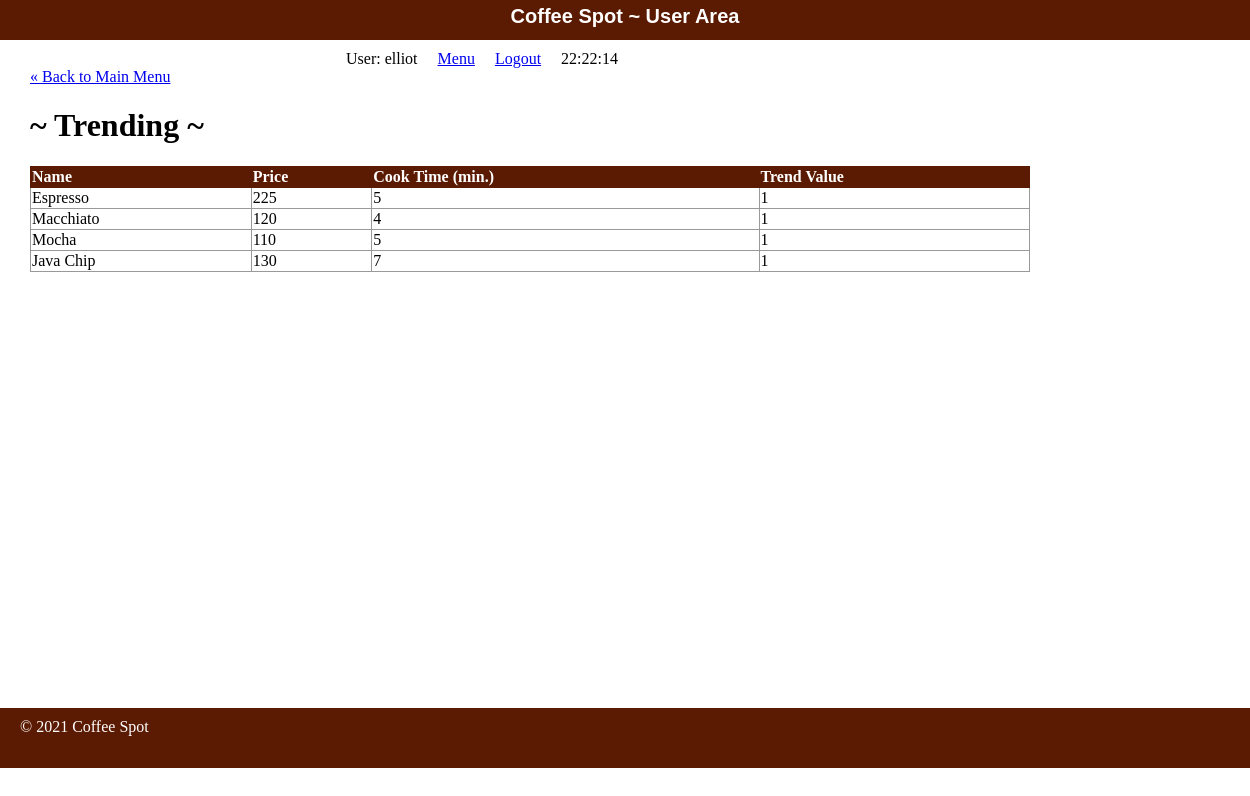
Screenshot of /user/trending/index.php (signed in) with the database file from the repository.
### tables this page shows
CREATE TABLE coffee (
  coffee_id int NOT NULL AUTO_INCREMENT,
  coffee_name varchar(255) NOT NULL,
  coffee_price int NOT NULL,
  cook_time int NOT NULL,
  trend_val int NOT NULL,
  PRIMARY KEY (coffee_id),
  KEY index_coffee_name (coffee_name)
);

### user/shared/functions.php (called while the page is built, shortened)
<?php
function url_for($script_path) {
  return WWW_USER . $script_path;
}
function h($string="") {
  return htmlspecialchars($string);
}
?>

### user/shared/query_functions.php (called while the page is built, shortened)
<?php
  function find_all_trending($options=[]) {
    global $db;
    $sql = "SELECT * FROM coffee ";
    $sql .= "ORDER BY trend_val DESC ";
    $sql .= "LIMIT 5";
    $result = mysqli_query($db, $sql);
    return $result;
  }
?>

### user/trending/index.php (the view, shortened to what this page needs)
<?php
  $trending_set = find_all_trending();
?>
<?php include(SHARED_PATH . '/user_header.php'); ?>
<div id="content">
  <a class="back-link" href="<?php echo url_for('/index.php'); ?>">&laquo; Back to Main Menu</a>
  <div class="pages listing">
    <h1>~ Trending ~</h1>
  	<table class="list">
  	  <tr>
        <th>Name</th>
        <th>Price</th>
        <th>Cook Time (min.)</th>
  	    <th>Trend Value</th>
  	  </tr>
      <?php while($coffee = mysqli_fetch_assoc($trending_set)) { ?>
        <tr>
          <td><?php echo h($coffee['coffee_name']); ?></td>
          <td><?php echo h($coffee['coffee_price']); ?></td>
    	    <td><?php echo h($coffee['cook_time']); ?></td>
          <td><?php echo h($coffee['trend_val']); ?></td>
    	  </tr>
      <?php } ?>
  	</table>
  </div>
</div>
<?php include(SHARED_PATH . '/user_footer.php'); ?>

### user/stylesheets/user.css (style rules this page uses)
html { height: 100%; width: 100%; }
body { height: 980px; width: 100%; margin: 0; padding: 0; }
#content { width: 1000px; min-height: 640px; padding: 0 30px; }
table { border-collapse: collapse; vertical-align: top; }
table.list { width: 100%; }
table.list tr td { border: 1px solid #999999; }
table.list tr th { border: 1px solid #5B1B02; background: #5B1B02; color: white; text-align: left; }

### rows the page displays
coffee: coffee_name "Espresso", coffee_price "225", cook_time "5", trend_val "1"
coffee: coffee_name "Macchiato", coffee_price "120", cook_time "4", trend_val "1"
coffee: coffee_name "Mocha", coffee_price "110", cook_time "5", trend_val "1"
coffee: coffee_name "Java Chip", coffee_price "130", cook_time "7", trend_val "1"

### other values shown
$_SESSION['username'] "elliot"
